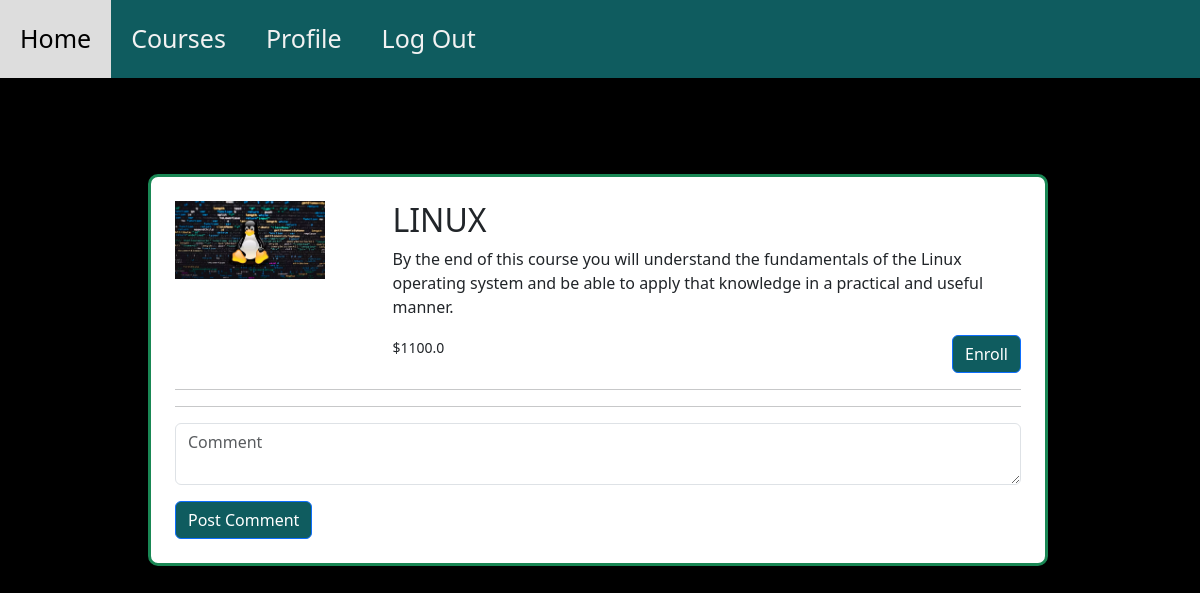
Screenshot of /course/1 (signed in) with the database file from the repository.
### tables this page shows
CREATE TABLE courses (
            id INTEGER PRIMARY KEY AUTOINCREMENT ,
            user_id INTEGER NOT NULL ,
            title TEXT NOT NULL ,
            description TEXT ,
            price REAL NOT NULL,
            img_url TEXT,
            FOREIGN KEY (user_id) REFERENCES users (id)
        );

### app.py (the view)
@app.route("/course/<course_id>" , methods = ['POST' , 'GET'])
def getCourse(course_id):
    if not 'email' in session:
        flash("You are not allowed to do this action without logging in , please log in first" , "danger")
        return redirect(url_for("welcome"))
    else:
        course = db.get_course(connection,course_id)
        comments = db.get_comments_for_course(connection,course[0])
        if session['Instructor'] == 1:
            return render_template("course.html", course = course , comments =comments , user = session['user_id'], role = "i")
        return render_template("course.html", course = course , comments =comments , user = session['user_id'])

### db.py (called while the page is built)
def get_course(connection,course_id):
    cursor = connection.cursor()
    query = ''' SELECT * FROM courses WHERE id = ?'''
    cursor.execute(query,(course_id,))
    return cursor.fetchone()

def get_comments_for_course(connection,course_id):
    cursor = connection.cursor()
    query = '''
        SELECT users.username , comments.text , comments.timestamp
        FROM comments
        JOIN users ON comments.user_id = users.id
        WHERE comments.course_id = ?
    '''
    cursor.execute(query , (course_id,))
    return cursor.fetchall()

### templates/course.html (shortened to what this page needs)
<!DOCTYPE html>
<html lang="en">
	<head>
		<link rel="stylesheet" href="{{ url_for('static', filename='css/bootstrap.min.css') }}" />
		<link rel="stylesheet" href="{{ url_for('static', filename='css/style.css') }}" />
	</head>
	<body class="">
		<div class="topnav" id="myTopnav">
			<a href="{{ url_for('home') }}">Home</a>
			<a href="{{ url_for('index') }}">Courses</a>
			<a href="{{ url_for('profile') }}">Profile</a>
			<a href="{{ url_for('logout') }}">Log Out</a>
		</div>
		  <br><br>
		<div class="container-fluid">
			<div class="row justify-content-center">
				<div
					class="col-md-9 col-lg-9 form-container p-4 mt-5 me-1 border border-3 border-{{ 'danger' if course[6] else 'success'}}"
				>
					<div class="row mb-3">
						<div class="col-3">
							<img src="{{url_for('static', filename=course[5])}}" alt="" width="150" class="img-fluid" />
						</div>
						<div class="col">
							<form action="{{ url_for('enroll_course',course_id=course[0])}}" method="post">
								<h2>{{course[2]}}</h2>
								<p>{{course[3]}}</p>
								<small>${{course[4]}}</small>
								{% if role != "i" %}
								<button class="btn btn-primary float-end" >Enroll</button>
								{% endif %}
							</form>
						</div>
					</div>
					<hr />
					<hr />
					<form class="login-form" method="post" action="{{ url_for('addComment', course_id=course[0]) }}">
						<div class="mb-3">
							<textarea
								type=""
								class="form-control"
								placeholder="Comment"
								required
								name="comment"
							></textarea>
						</div>
						<button type="submit" class="btn btn-primary">Post Comment</button>
					</form>
				</div>
			</div>
		</div>
	</body>
</html>

### static/css/style.css (style rules this page uses)
body { background-color: #000; min-height: 100vh; margin: 0; }
.form-container { background-color: #ffffff; border-radius: 10px; box-shadow: 0 0 10px rgba(0, 0, 0, 0.5); }
.btn-primary { background-color: #0f5c5f; }
.topnav { overflow: hidden; background-color: #0f5c5f; }
.topnav a { float: left; display: block; color: #f2f2f2; text-align: center; padding: 20px; text-decoration: none; font-size: 25px; }

### rows the page displays
courses: img_url (picture), title "LINUX", description "By the end of this course you will understand the fundamentals of the Linux operating system and be able to apply that knowledge in a practical and useful manner.", price "1100.0"
